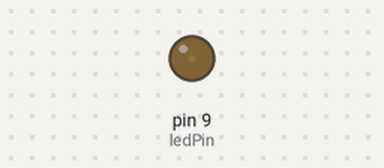
This sketch was run on a simulated Arduino Uno, built with avr-gcc and run on an emulated ATmega328P. Shown: output pins drawn as LEDs (lit = HIGH).

Above: at 0.05 s.
At 0.85 s:
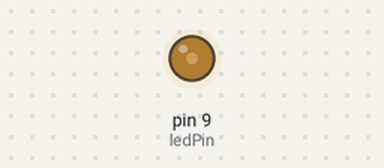
At 1.65 s:
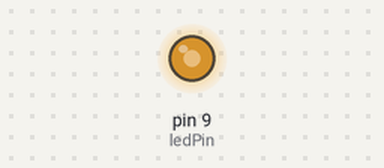
At 3.3 s:
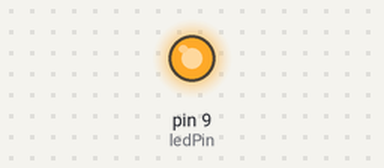
Timing chart, 0 to 7.6 s (numbered marks = the images above):
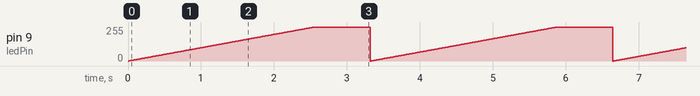

The sketch:

04_pwm_fade.ino
```cpp
// C++ code
//
int ledPin = 9;
int upDelay = 10;
int downDelay = 3;
void setup()
{
  pinMode(ledPin, OUTPUT);
}

void loop()
{
  for (int i=0; i<255; i++) {
    analogWrite(ledPin, i);
    delay(upDelay);
  }

  for (int i=255; i>=0; i--) {
    analogWrite(ledPin, i);
    delay(downDelay);
  }
}
```

Measured:
- by itself, pin 9 (ledPin): ramps from 0/255 to 254/255 and jumps back, once every 3.3 s
